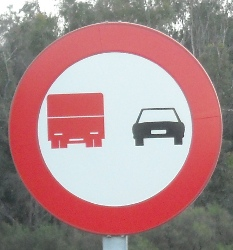
#> input picture Test_Images/09.jpg, 233 x 250 px
$ python -i preprocess_augmentation.py   (imports and definitions only)
#> lines starting #> are read from the running program, lines starting #| are printed output that depends on the picture
## File: preprocess _augmentation.py
## Name: Manuel Cuevas
## Date: 01/14/2017
## Project: CarND - LaneLines
## Desc: Augmentation pipeline; techniques like Random rotations, Zoom,
##       brightness, shear, translation and color tones are used here.
## Usage: Data augmentation allows the network to learn the important features
##      that are invariant for the object classes. In addition, augmentation is
##      used to artificially increase the size of the dataset
## This project was part of the CarND program.
## Tools learned in class were used to identify lane lines on the road.
## Revision: Rev 0000.005
## Split balance and augmentation functions
## Add shear, translation and color tones image augmentation
#######################################################################################
#importing useful packages
import numpy as np
import pickle
import cv2
from sklearn.model_selection import train_test_split
from scipy.ndimage import zoom
from scipy.ndimage import rotate
from scipy.ndimage.interpolation import shift
from skimage import exposure
import tqdm
import time
import random

import matplotlib.pyplot as plt
import matplotlib.gridspec as gridspec


'''
Data augmentation will be used on a batch of images,
Thickness used random rotations, Zoom, Brightness, shear, translation, color tones, .
Input:  A list of images
Return: A list of augmented images'''
def augmentation(img, rotation = 20, shear_range = 10, trans_range = 8, bright_range = .4, color_range1 = .5, color_range2 = .1):
#> called with rotation = 20, shear_range = 10, trans_range = 8, bright_range = 0.4, color_range1 = 0.5, color_range2 = 0.1
    rows,cols,ch = img.shape
#> rows = 250; cols = 233; ch = 3

    #Randomly rotate angle between -20° and 20° (uniform)
    degreeR = random.randint(-rotation, rotation)
    img = rotate(img, degreeR, reshape=False)
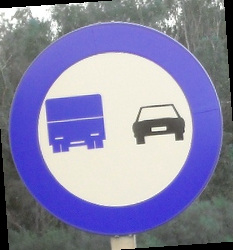
#> img: shape (250, 233, 3); mean of channels 0, 1, 2 168.2, 132.8, 134.3; drawn as B, G, R

    # Translation ref- https://github.com/vxy10/ImageAugmentation
    tr_x = trans_range*np.random.uniform()-trans_range/2
    tr_y = trans_range*np.random.uniform()-trans_range/2
    Trans_M = np.float32([[1,0,tr_x],[0,1,tr_y]])

    # Shear ref- https://github.com/vxy10/ImageAugmentation
    pts1 = np.float32([[5,5],[20,5],[5,20]])
    pt1 = 5+shear_range*np.random.uniform()-shear_range/2
    pt2 = 20+shear_range*np.random.uniform()-shear_range/2

    #Apply Translation+Shear
    pts2 = np.float32([[pt1,5],[pt2,pt1],[5,pt2]])
    shear_M = cv2.getAffineTransform(pts1,pts2)
    img = cv2.warpAffine(img,Trans_M,(cols,rows))
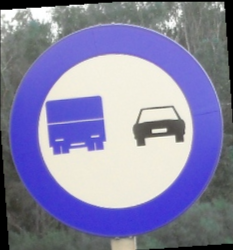
#> img: shape (250, 233, 3); mean of channels 0, 1, 2 167.9, 132.3, 133.9; drawn as B, G, R
    img = cv2.warpAffine(img,shear_M,(cols,rows))
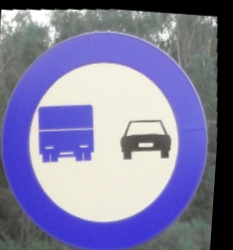
#> img: shape (250, 233, 3); mean of channels 0, 1, 2 160.4, 124.7, 126.6; drawn as B, G, R

    #Randomly change Brightness
    img = randomBrightness(img, bright_range)

    #change color tones
    img = randomColor(img, color_range1, color_range2)
    return img


'''
balance a data set of images to distribuite equal amount of classes
in addition images are augmented
Input:  image - Input image
Return: image with a small random color variation'''
# [19 lines left out: function balance, not called in this run]

'''
Loads training data set, if data has not been previously balanced,
this function will balance the dataset to be equally distributed among
the classes, and then it saves it as preProcData_pickle. In addition this
function will call the augmentation function to increase the dataset as needed
Input:  None
Return: A list of balanced and augmented images'''
# [35 lines left out: function pre_process_data, not called in this run]

'''
zooms in/out on an image
Input:  img - Input image
        zoom_factor - factor to zoom
Return: zoom image
http://stackoverflow.com/questions/37119071/scipy-rotate-and-zoom-an-image-without-changing-its-dimensions'''
# [34 lines left out: function clipped_zoom, not called in this run]

'''
Randomly change image color tone
Input:  image - Input image
Return: image with a small random color variation'''
def randomColor(image, factor1 = 5, factor2 = 2):
#> called with factor1 = 0.5, factor2 = 0.1
    image = cv2.cvtColor(image,cv2.COLOR_RGB2HLS)
#> image: shape (250, 233, 3); mean of channels 0, 1, 2 102.8, 146.5, 76.1

    #color
    random_factor = np.random.uniform(1-factor1,1+factor1)
    image[:,:,0] = image[:,:,0]*random_factor
#> image: shape (250, 233, 3); mean of channels 0, 1, 2 117.3, 146.5, 76.1
    random_factor = np.random.uniform(1-factor2,1+factor2)
    image[:,:,2] = image[:,:,2]*random_factor
#> image: shape (250, 233, 3); mean of channels 0, 1, 2 117.3, 146.5, 74.6

    image = cv2.cvtColor(image,cv2.COLOR_HLS2RGB)
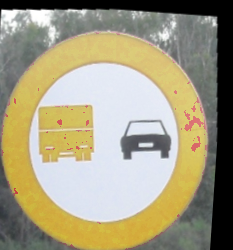
#> image: shape (250, 233, 3); mean R, G, B 163.3, 156.4, 128.9
    return image

'''
Randomly change the brightness of the image
Input:  img - Input image
Return: image with a random brightness '''
def randomBrightness(img, b_range):
    gamma = np.random.uniform(1-b_range, 1+b_range)
    img = exposure.adjust_gamma(img, gamma, 1)
    return img

'''
Plots examples of augmented images
Input:  X_train - An array of images
Return: none '''
# [26 lines left out: function visualize_augmentation, not called in this run]

>>> import cv2
>>> picture = cv2.cvtColor(cv2.imread('Test_Images/09.jpg'), cv2.COLOR_BGR2RGB)
>>> result = augmentation(picture)

$ run again, on Test_Images/12.jpg
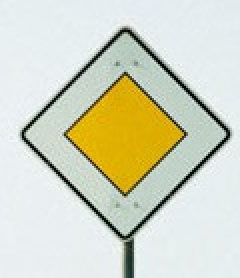
#> input picture Test_Images/12.jpg, 120 x 139 px (shown 2 times larger)
#> in augmentation, `img = cv2.warpAffine(img,Trans_M,(cols,rows))`:
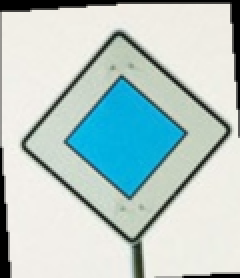
#> img: shape (139, 120, 3) (shown 2 times larger); mean of channels 0, 1, 2 200.4, 202.8, 182.9; drawn as B, G, R
#> in randomColor, `image = cv2.cvtColor(image,cv2.COLOR_HLS2RGB)`:
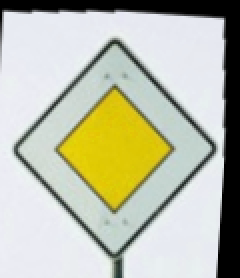
#> image: shape (139, 120, 3) (shown 2 times larger); mean R, G, B 187.2, 189.4, 170.3

$ run again, on Test_Images/17.jpg
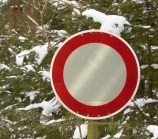
#> input picture Test_Images/17.jpg, 158 x 139 px
#> in augmentation, `img = cv2.warpAffine(img,shear_M,(cols,rows))`:
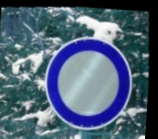
#> img: shape (139, 158, 3); mean of channels 0, 1, 2 117.9, 98.3, 78.6; drawn as B, G, R
#> in randomColor, `image = cv2.cvtColor(image,cv2.COLOR_HLS2RGB)`:
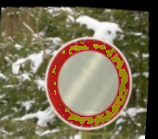
#> image: shape (139, 158, 3); mean R, G, B 121, 109.4, 83.1
